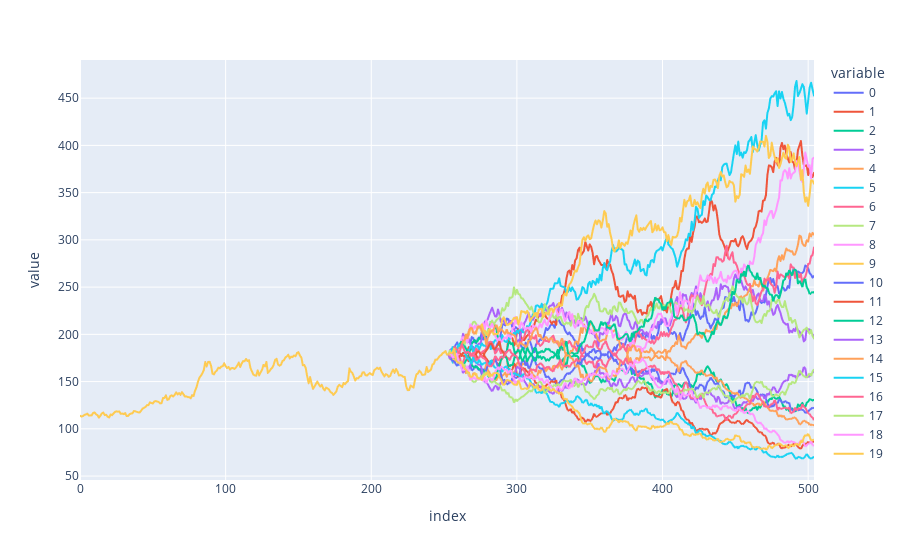

This figure's notebook cell:
### Code cell
paths = n_path_sim(10, v, Sigma, T, dt, S0, multi_asset_GBM_av, var_reduction="av")
plot_simulations(prices, Nsim=10, sim_paths=paths)

### Figure 1 — Plotly figure (JSON) as saved in the notebook; plotly's stock layout.template omitted (floating-point values rounded to 4 significant figures; data arrays with more than 128 entries replaced by an {"elided": "..."} marker saying what was removed)
{"data": [{"hovertemplate": "variable=0<br>index=%{x}<br>value=%{y}<extra></extra>", "legendgroup": "0", "line": {"color": "#636efa", "dash": "solid"}, "marker": {"symbol": "circle"}, "mode": "lines", "name": "0", "showlegend": true, "type": "scattergl", "x": {"elided": "505 int values"}, "xaxis": "x", "y": {"elided": "505 float values"}, "yaxis": "y"}, {"hovertemplate": "variable=1<br>index=%{x}<br>value=%{y}<extra></extra>", "legendgroup": "1", "line": {"color": "#EF553B", "dash": "solid"}, "marker": {"symbol": "circle"}, "mode": "lines", "name": "1", "showlegend": true, "type": "scattergl", "x": {"elided": "505 int values"}, "xaxis": "x", "y": {"elided": "505 float values"}, "yaxis": "y"}, {"hovertemplate": "variable=2<br>index=%{x}<br>value=%{y}<extra></extra>", "legendgroup": "2", "line": {"color": "#00cc96", "dash": "solid"}, "marker": {"symbol": "circle"}, "mode": "lines", "name": "2", "showlegend": true, "type": "scattergl", "x": {"elided": "505 int values"}, "xaxis": "x", "y": {"elided": "505 float values"}, "yaxis": "y"}, {"hovertemplate": "variable=3<br>index=%{x}<br>value=%{y}<extra></extra>", "legendgroup": "3", "line": {"color": "#ab63fa", "dash": "solid"}, "marker": {"symbol": "circle"}, "mode": "lines", "name": "3", "showlegend": true, "type": "scattergl", "x": {"elided": "505 int values"}, "xaxis": "x", "y": {"elided": "505 float values"}, "yaxis": "y"}, {"hovertemplate": "variable=4<br>index=%{x}<br>value=%{y}<extra></extra>", "legendgroup": "4", "line": {"color": "#FFA15A", "dash": "solid"}, "marker": {"symbol": "circle"}, "mode": "lines", "name": "4", "showlegend": true, "type": "scattergl", "x": {"elided": "505 int values"}, "xaxis": "x", "y": {"elided": "505 float values"}, "yaxis": "y"}, {"hovertemplate": "variable=5<br>index=%{x}<br>value=%{y}<extra></extra>", "legendgroup": "5", "line": {"color": "#19d3f3", "dash": "solid"}, "marker": {"symbol": "circle"}, "mode": "lines", "name": "5", "showlegend": true, "type": "scattergl", "x": {"elided": "505 int values"}, "xaxis": "x", "y": {"elided": "505 float values"}, "yaxis": "y"}, {"hovertemplate": "variable=6<br>index=%{x}<br>value=%{y}<extra></extra>", "legendgroup": "6", "line": {"color": "#FF6692", "dash": "solid"}, "marker": {"symbol": "circle"}, "mode": "lines", "name": "6", "showlegend": true, "type": "scattergl", "x": {"elided": "505 int values"}, "xaxis": "x", "y": {"elided": "505 float values"}, "yaxis": "y"}, {"hovertemplate": "variable=7<br>index=%{x}<br>value=%{y}<extra></extra>", "legendgroup": "7", "line": {"color": "#B6E880", "dash": "solid"}, "marker": {"symbol": "circle"}, "mode": "lines", "name": "7", "showlegend": true, "type": "scattergl", "x": {"elided": "505 int values"}, "xaxis": "x", "y": {"elided": "505 float values"}, "yaxis": "y"}, {"hovertemplate": "variable=8<br>index=%{x}<br>value=%{y}<extra></extra>", "legendgroup": "8", "line": {"color": "#FF97FF", "dash": "solid"}, "marker": {"symbol": "circle"}, "mode": "lines", "name": "8", "showlegend": true, "type": "scattergl", "x": {"elided": "505 int values"}, "xaxis": "x", "y": {"elided": "505 float values"}, "yaxis": "y"}, {"hovertemplate": "variable=9<br>index=%{x}<br>value=%{y}<extra></extra>", "legendgroup": "9", "line": {"color": "#FECB52", "dash": "solid"}, "marker": {"symbol": "circle"}, "mode": "lines", "name": "9", "showlegend": true, "type": "scattergl", "x": {"elided": "505 int values"}, "xaxis": "x", "y": {"elided": "505 float values"}, "yaxis": "y"}, {"hovertemplate": "variable=10<br>index=%{x}<br>value=%{y}<extra></extra>", "legendgroup": "10", "line": {"color": "#636efa", "dash": "solid"}, "marker": {"symbol": "circle"}, "mode": "lines", "name": "10", "showlegend": true, "type": "scattergl", "x": {"elided": "505 int values"}, "xaxis": "x", "y": {"elided": "505 float values"}, "yaxis": "y"}, {"hovertemplate": "variable=11<br>index=%{x}<br>value=%{y}<extra></extra>", "legendgroup": "11", "line": {"color": "#EF553B", "dash": "solid"}, "marker": {"symbol": "circle"}, "mode": "lines", "name": "11", "showlegend": true, "type": "scattergl", "x": {"elided": "505 int values"}, "xaxis": "x", "y": {"elided": "505 float values"}, "yaxis": "y"}, {"hovertemplate": "variable=12<br>index=%{x}<br>value=%{y}<extra></extra>", "legendgroup": "12", "line": {"color": "#00cc96", "dash": "solid"}, "marker": {"symbol": "circle"}, "mode": "lines", "name": "12", "showlegend": true, "type": "scattergl", "x": {"elided": "505 int values"}, "xaxis": "x", "y": {"elided": "505 float values"}, "yaxis": "y"}, {"hovertemplate": "variable=13<br>index=%{x}<br>value=%{y}<extra></extra>", "legendgroup": "13", "line": {"color": "#ab63fa", "dash": "solid"}, "marker": {"symbol": "circle"}, "mode": "lines", "name": "13", "showlegend": true, "type": "scattergl", "x": {"elided": "505 int values"}, "xaxis": "x", "y": {"elided": "505 float values"}, "yaxis": "y"}, {"hovertemplate": "variable=14<br>index=%{x}<br>value=%{y}<extra></extra>", "legendgroup": "14", "line": {"color": "#FFA15A", "dash": "solid"}, "marker": {"symbol": "circle"}, "mode": "lines", "name": "14", "showlegend": true, "type": "scattergl", "x": {"elided": "505 int values"}, "xaxis": "x", "y": {"elided": "505 float values"}, "yaxis": "y"}, {"hovertemplate": "variable=15<br>index=%{x}<br>value=%{y}<extra></extra>", "legendgroup": "15", "line": {"color": "#19d3f3", "dash": "solid"}, "marker": {"symbol": "circle"}, "mode": "lines", "name": "15", "showlegend": true, "type": "scattergl", "x": {"elided": "505 int values"}, "xaxis": "x", "y": {"elided": "505 float values"}, "yaxis": "y"}, {"hovertemplate": "variable=16<br>index=%{x}<br>value=%{y}<extra></extra>", "legendgroup": "16", "line": {"color": "#FF6692", "dash": "solid"}, "marker": {"symbol": "circle"}, "mode": "lines", "name": "16", "showlegend": true, "type": "scattergl", "x": {"elided": "505 int values"}, "xaxis": "x", "y": {"elided": "505 float values"}, "yaxis": "y"}, {"hovertemplate": "variable=17<br>index=%{x}<br>value=%{y}<extra></extra>", "legendgroup": "17", "line": {"color": "#B6E880", "dash": "solid"}, "marker": {"symbol": "circle"}, "mode": "lines", "name": "17", "showlegend": true, "type": "scattergl", "x": {"elided": "505 int values"}, "xaxis": "x", "y": {"elided": "505 float values"}, "yaxis": "y"}, {"hovertemplate": "variable=18<br>index=%{x}<br>value=%{y}<extra></extra>", "legendgroup": "18", "line": {"color": "#FF97FF", "dash": "solid"}, "marker": {"symbol": "circle"}, "mode": "lines", "name": "18", "showlegend": true, "type": "scattergl", "x": {"elided": "505 int values"}, "xaxis": "x", "y": {"elided": "505 float values"}, "yaxis": "y"}, {"hovertemplate": "variable=19<br>index=%{x}<br>value=%{y}<extra></extra>", "legendgroup": "19", "line": {"color": "#FECB52", "dash": "solid"}, "marker": {"symbol": "circle"}, "mode": "lines", "name": "19", "showlegend": true, "type": "scattergl", "x": {"elided": "505 int values"}, "xaxis": "x", "y": {"elided": "505 float values"}, "yaxis": "y"}], "layout": {"legend": {"title": {"text": "variable"}, "tracegroupgap": 0}, "margin": {"t": 60}, "xaxis": {"anchor": "y", "domain": [0, 1], "title": {"text": "index"}}, "yaxis": {"anchor": "x", "domain": [0, 1], "title": {"text": "value"}}}}
